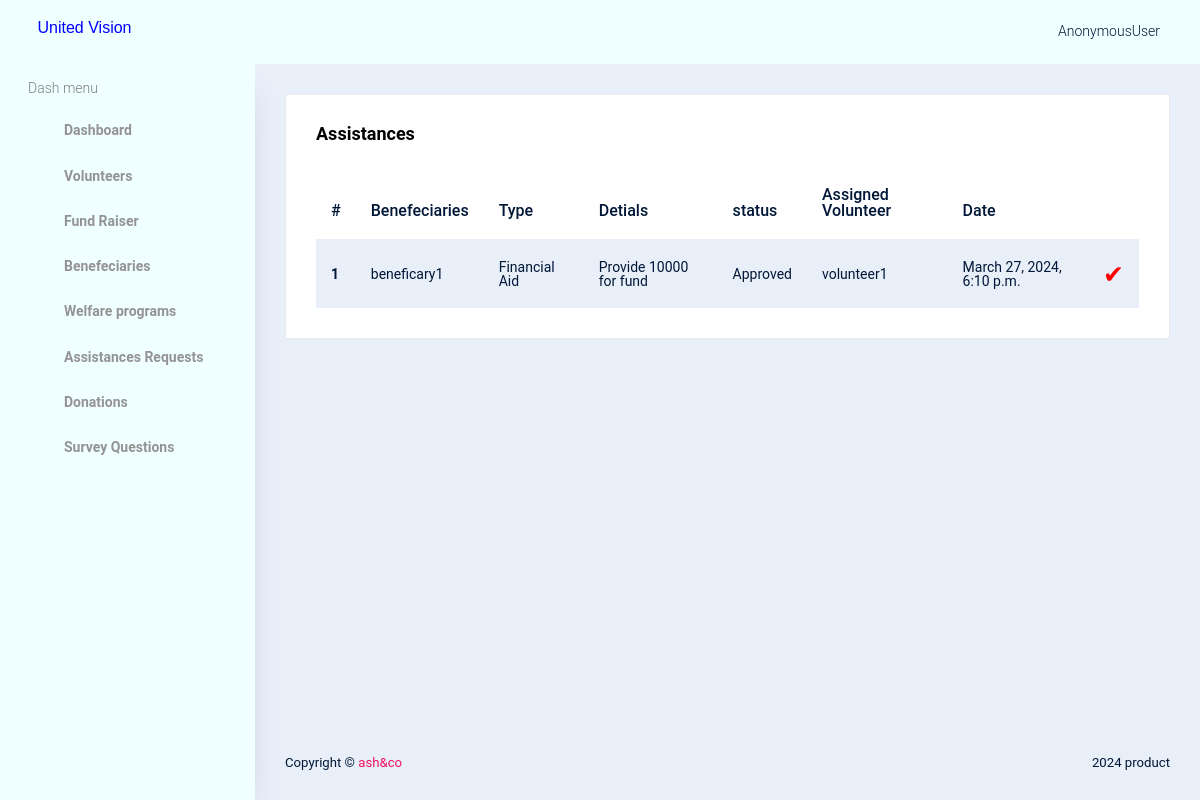
The app's page /assistance-list-admin/ with its own data.
### beneficaries_app/models.py (models this page shows)
class Assistance(BaseModel):
    beneficiary = models.ForeignKey(User, on_delete=models.CASCADE,null=True,blank=True)
    volunteer = models.ForeignKey(User,on_delete=models.CASCADE,related_name='vol_asst',null=True,blank=True)
    assistance_type = models.CharField(max_length=50,null=True,blank=True)
    assistance_details = models.TextField(null=True,blank=True)
    stat=(('Pending','Pending'),('Approved','Approved'),('Rejected','Rejected'))
    status=models.CharField(max_length=50,choices=stat,default='Pending',null=True)

### accounts/models.py (models this page shows)
class User(AbstractBaseUser, PermissionsMixin):
    name = models.CharField(max_length=50, blank=True, null=True)
    username = models.CharField(max_length=50, unique=True, null=True)
    email = models.EmailField(max_length=100, null=True)
    role = models.IntegerField(choices=SELECTROLE)
    uid = models.CharField(max_length=500, unique=True, null=True)
    is_admin = models.BooleanField(default=False)
    is_active = models.BooleanField(default=False)
    is_registered = models.BooleanField(default=False)
    date_joined = models.DateTimeField(auto_now_add=True)
    last_login = models.DateTimeField(auto_now_add=True)
    USERNAME_FIELD = 'username'
    REQUIRED_FIELDS=[]
    objects = UserManager()
    def __str__(self):
        return self.username
    class Meta:
        db_table = "user"

### accounts/views.py (the view)
# urls.py: path('assistance-list-admin/',views.view_assistance_admin,name='assistance-list-admin'),
def view_assistance_admin(request):
    data=Assistance.objects.all().order_by('-id')
    return render(request,'admintemp/assistance.html',{'data':data})

### templates/admintemp/assistance.html
{% extends 'admintemp/index.html' %}
{% load crispy_forms_tags %}
{% block content %}
<div class="card">
    <div class="card-body">
        <h3 class="card-title">Assistances</h3>
        {% if data %}
        <table class="table table-striped">
            <thead>
                <tr>
                    <th scope="col">#</th>
                    <th scope="col">Benefeciaries</th>
                    <th scope="col">Type</th>
                    <th scope="col">Detials</th>
                    <th scope="col">status</th>
                    <th scope="col">Assigned Volunteer</th>
                    <th scope="col">Date</th>
                </tr>
            </thead>
            <tbody>
                {% for i in data %}
                <tr>
                    <th scope="row">{{ forloop.counter }}</th>
                    <td>{{i.beneficiary}}</td>
                    <td>{{i.assistance_type}}</td>
                    <td>{{i.assistance_details}}</td>
                    <td>{{i.status}}</td>
                    <td>{{i.volunteer}}</td>
                    <td>{{i.created_on}}</td>
                    <td><a  style="color:red; text-decoration:none;font-size:25px;" href="{% url 'assistance-list-approve' i.id  %}">&#10004;</a></td>
                </tr>
                {% endfor %}
            </tbody>
        </table>
        {% else %}
        <p>Not available.</p>
        {% endif %}
    </div>
</div>
{% endblock %}

### records on screen
Assistance: beneficiary "beneficary1", assistance_type "Financial Aid", assistance_details "Provide 10000 for fund", status "Approved", volunteer "volunteer1", created_on "March 27, 2024, 6:10 p.m."

### other values on screen
{{ request.user }} "AnonymousUser"
